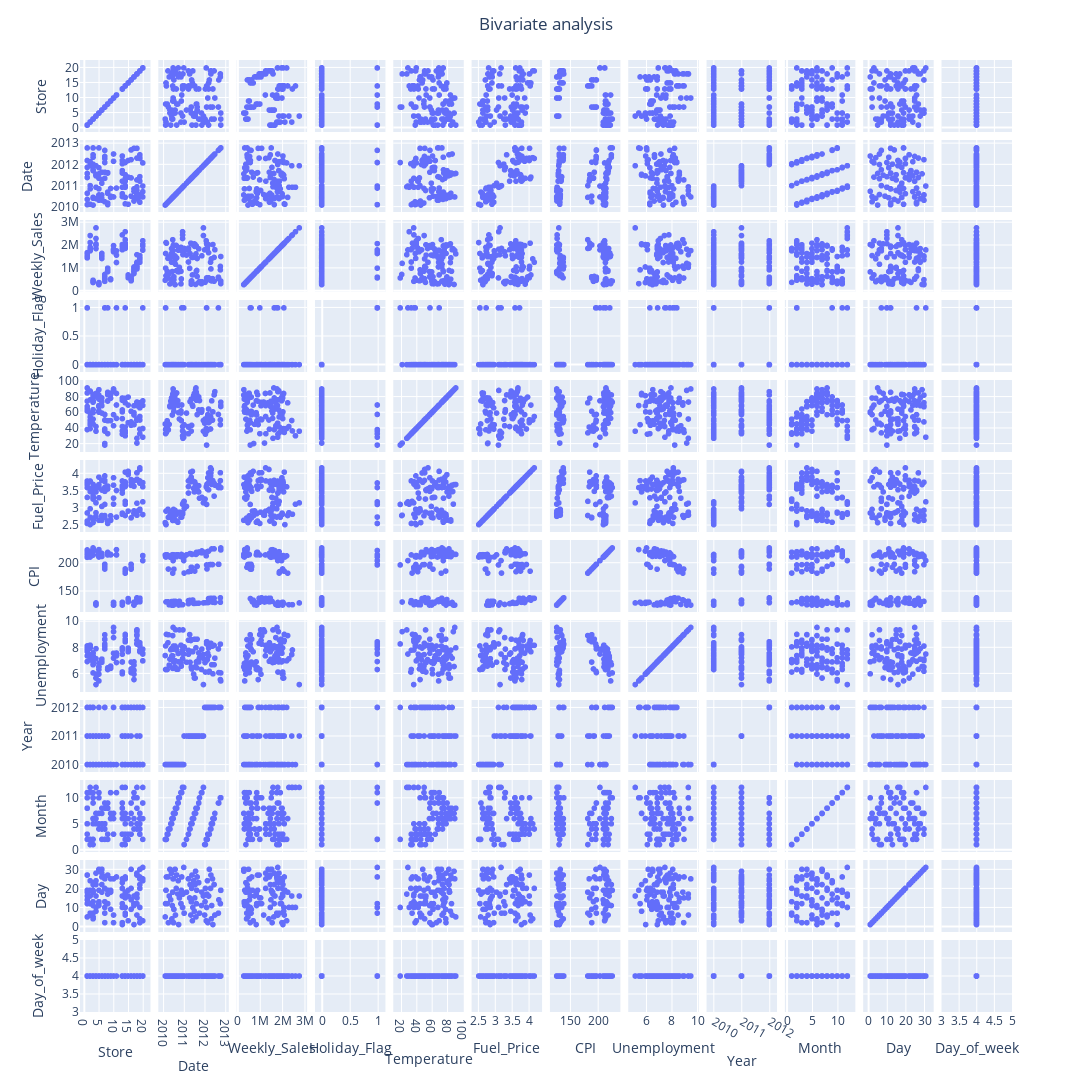

This figure's notebook cell:
### Markdown cell above
Essayons de déterminer la corrélation entre la variable cible (weekly_sales) et les variables explicatives

### Code cell
fig = px.scatter_matrix(dataset)
fig.update_layout(
        title = go.layout.Title(text = "Bivariate analysis", x = 0.5), showlegend = False, 
            autosize=False, height=1500, width = 1500)
fig.show()

### Figure 1 — Plotly figure (JSON) as saved in the notebook; plotly's stock layout.template omitted (floating-point values rounded to 4 significant figures; data arrays with more than 128 entries replaced by an {"elided": "..."} marker saying what was removed)
{"data": [{"dimensions": [{"axis": {"matches": true}, "label": "Store", "values": {"elided": "131 int values"}}, {"axis": {"matches": true}, "label": "Date", "values": {"elided": "131 str values"}}, {"axis": {"matches": true}, "label": "Weekly_Sales", "values": {"elided": "131 float values"}}, {"axis": {"matches": true}, "label": "Holiday_Flag", "values": {"elided": "131 int values"}}, {"axis": {"matches": true}, "label": "Temperature", "values": {"elided": "131 float values"}}, {"axis": {"matches": true}, "label": "Fuel_Price", "values": {"elided": "131 float values"}}, {"axis": {"matches": true}, "label": "CPI", "values": {"elided": "131 float values"}}, {"axis": {"matches": true}, "label": "Unemployment", "values": {"elided": "131 float values"}}, {"axis": {"matches": true}, "label": "Year", "values": {"elided": "131 int values"}}, {"axis": {"matches": true}, "label": "Month", "values": {"elided": "131 int values"}}, {"axis": {"matches": true}, "label": "Day", "values": {"elided": "131 int values"}}, {"axis": {"matches": true}, "label": "Day_of_week", "values": {"elided": "131 int values"}}], "hovertemplate": "%{xaxis.title.text}=%{x}<br>%{yaxis.title.text}=%{y}<extra></extra>", "legendgroup": "", "marker": {"color": "#636efa", "symbol": "circle"}, "name": "", "showlegend": false, "type": "splom"}], "layout": {"autosize": false, "dragmode": "select", "height": 1500, "legend": {"tracegroupgap": 0}, "margin": {"t": 60}, "showlegend": false, "title": {"text": "Bivariate analysis", "x": 0.5}, "width": 1500}}
